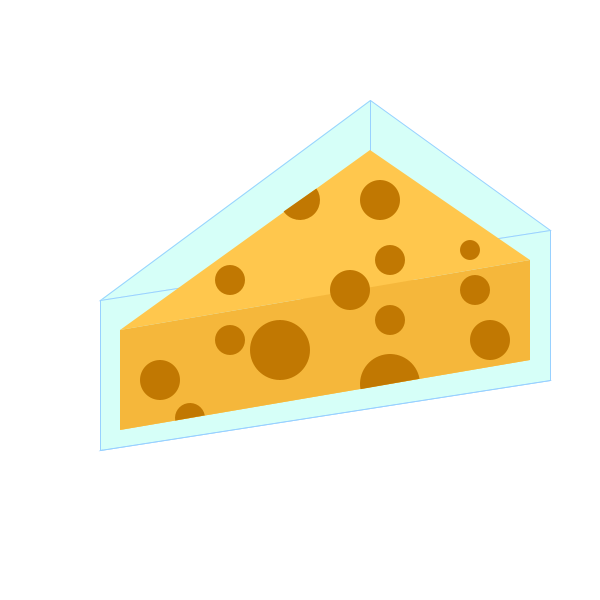
Frame 1 (no input)
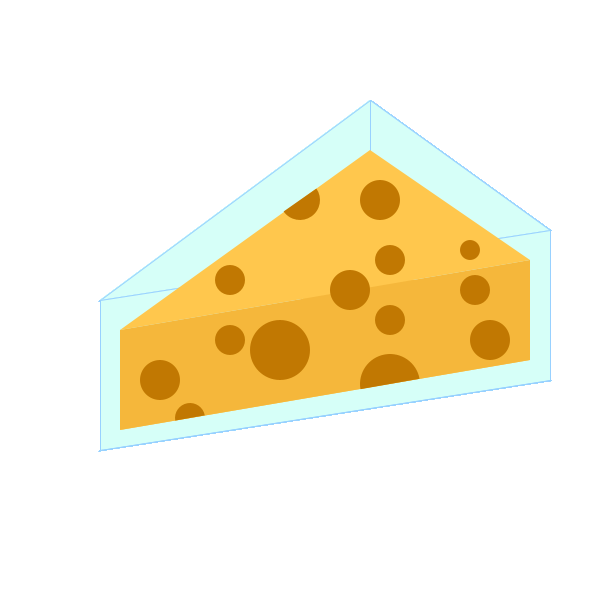
Frame 60 (the mouse pressed at the canvas centre just before this capture)
Frame 120 (the mouse held since frame 60 and released just before this capture): identical to frame 60, image omitted

The Processing sketch that drew these frames (run headless with seeded random() and noise(); from frame 60 on, the mouse is pressed at the canvas centre):

// Processing sketch: processing_15951
// ── processing_15951.pde

void setup(){
size(600,600);
background(255);
smooth();
}
void draw(){


  //cheese cake case
  

  stroke(#98D1FF);
  fill(#D6FFF8);
  
triangle(370,250,550,380,100,450);
  
triangle(370,100,550,230,100,300);

line(370,100,370,250);

quad(100,300,550,230,550,380,100,450);


    //inside : cake
  
  fill(#FFC74D);
  noStroke();
triangle(370,150,530,260,120,330);
triangle(370,250,530,360,120,430);
fill(#F5B73B);
quad(120,330,530,260,530,360,120,430);


//cheese circle

fill(#C17802);
ellipse(390,320,30,30);
ellipse(280,350,60,60);
ellipse(230,340,30,30);
ellipse(490,340,40,40);
ellipse(475,290,30,30);
ellipse(160,380,40,40);
ellipse(350,290,40,40);
arc(190,418,30,30,radians(170),radians(350));
ellipse(230,280,30,30);
ellipse(390,260,30,30);
ellipse(380,200,40,40);
ellipse(470,250,20,20);
arc(300,200,40,40,radians(-35),radians(145));
arc(390,384,60,60,radians(170),radians(350));

}
